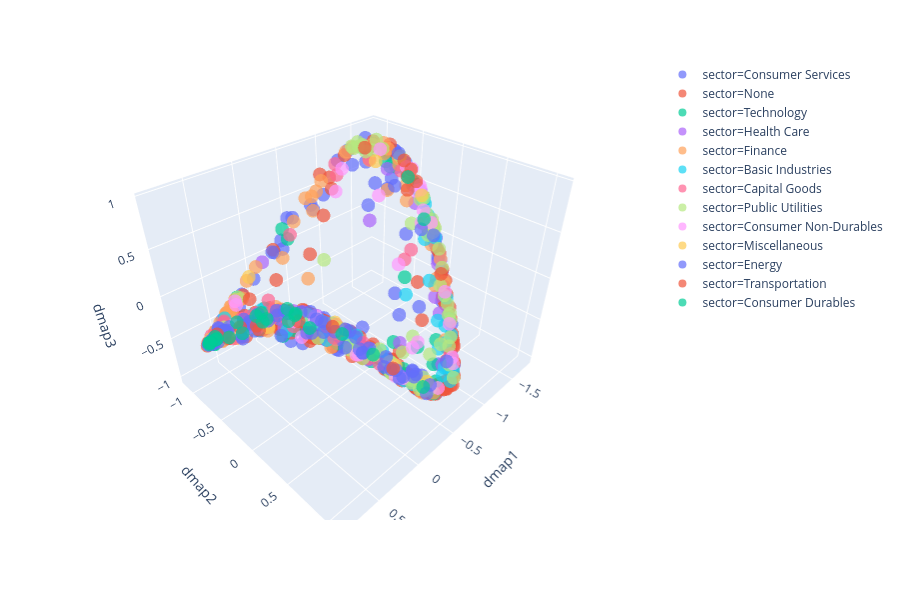

Source (notebook cell):
### Markdown cell above
\newpage

**Exercise:** Create the figure to visualize the results. Comment on what you find.

### Code cell
stocksampledmap = pd.concat([stocksample,
   pd.DataFrame(dmapoutstocks, columns=\
   ["dmap1", "dmap2", "dmap3"])],
   axis=1)

fig = px.scatter_3d(stocksampledmap, x='dmap1', 
   y='dmap2', z='dmap3', hover_name="name",
   color="sector", opacity=0.7)
fig.show()
